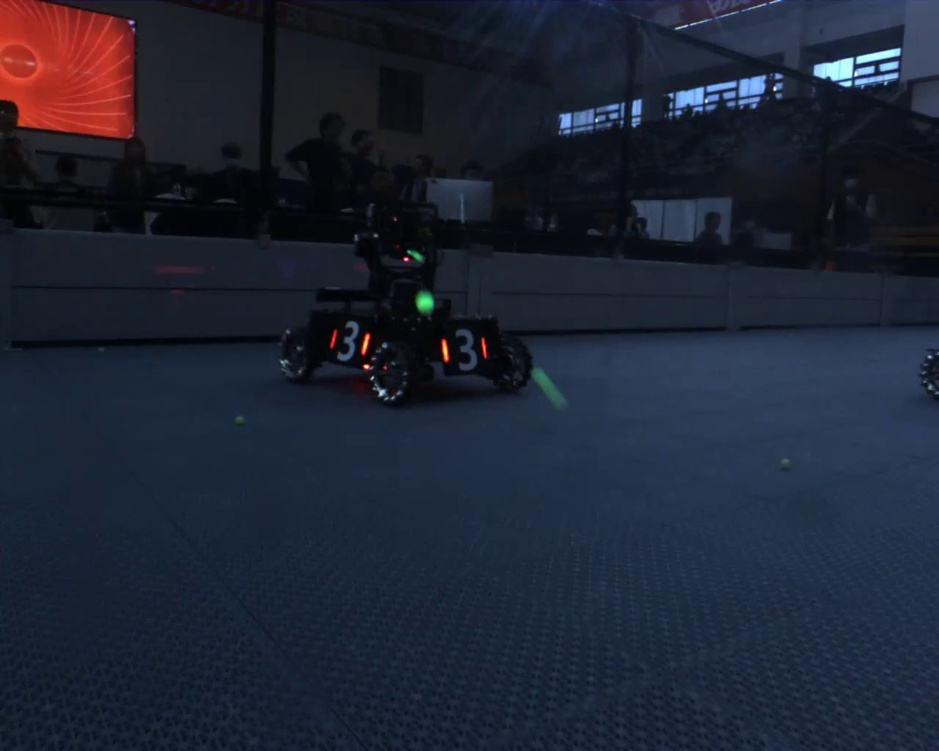
#> input picture resources/707.jpg, 939 x 751 px, shrunk from 1280 x 1024 before the run
$ python -i common.py   (imports and definitions only)
#> lines starting #> are read from the running program, lines starting #| are printed output that depends on the picture; after the words box and inside, x2 and y2 are one past the last pixel; in counts of white or black regions, pixels touching at a corner belong together
#> further down, picture is the input picture: shape (751, 939, 3); mean B, G, R 51.6, 36.3, 30.4
"""
common.py
对于所有类都有用的函数
对上海交通大学源代码进行了一些删减
最终修改 by 李龙 2021/1/14
"""
import numpy as np
import cv2


# [124 lines left out: functions is_inside, is_inside_polygon, res_decode, armor_filter, not called in this run]


def car_classify(frame_m, red=True):
    """
    亮度阈值加HSV判断车辆颜色

    :param frame_m:输入图像（可以是ROI)
    :param red:判断为红还是蓝

    :return: 判断结果
    """
#> called with red = True

    # 根据待检测的颜色初始化色调范围
    if red:
        l = 10
        h = 30
    else:
        l = 88
        h = 128
    intensity_thre = 200
    channel_thre = 150

    frame_ii = np.zeros((frame_m.shape[0], frame_m.shape[1]), dtype=np.uint8)
    # intensity threshold
    gray = cv2.cvtColor(frame_m, cv2.COLOR_BGR2GRAY)
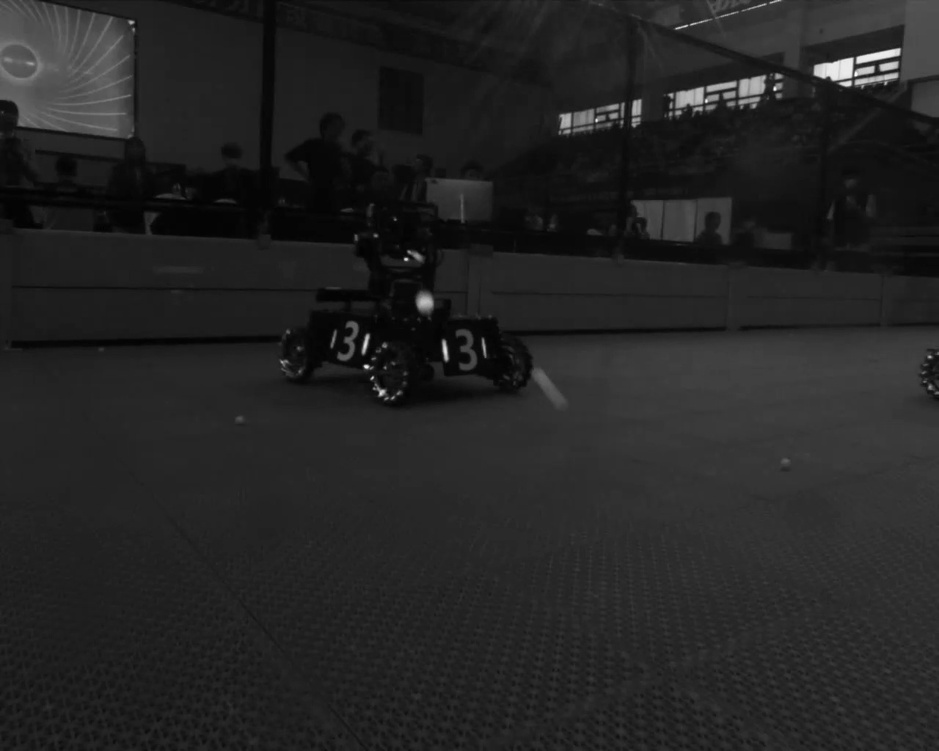
#> gray: shape (751, 939); min 0, max 252, mean 36.3
    gray = cv2.medianBlur(gray, 5)
    # 判断图像每个像素的颜色深度是否达标，过小则不计入
    mask_intensity = gray > intensity_thre
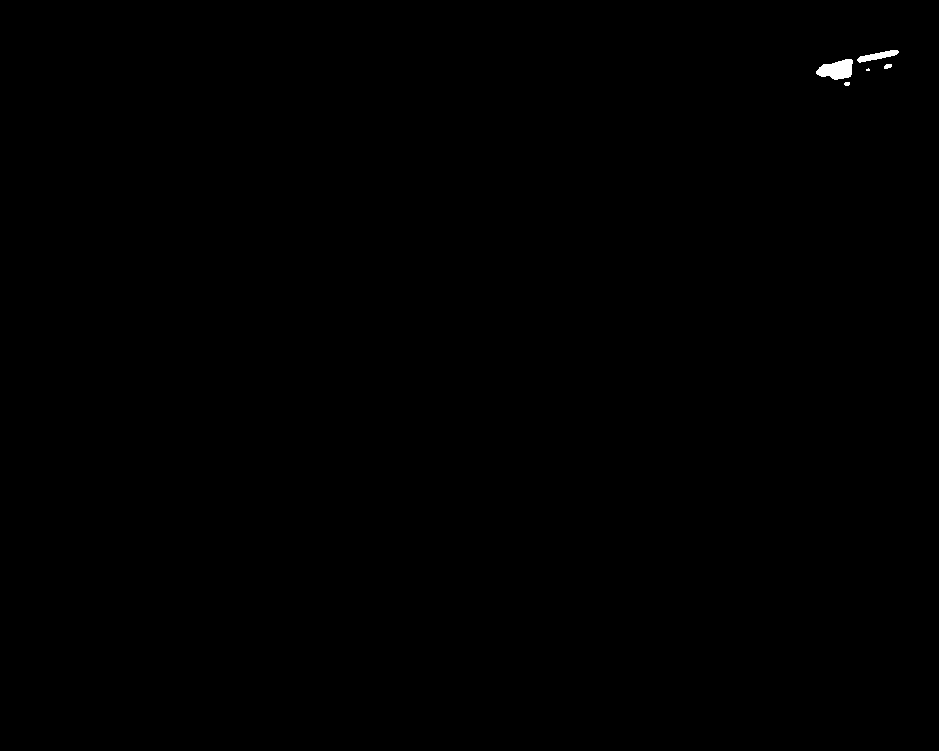
#> mask_intensity: shape (751, 939) bool; 0.12% white; 5 white regions (1 under 20 px), largest, box (x1, y1, x2, y2) and area: (816, 59, 853, 80) 532, (857, 50, 899, 63) 247, (884, 64, 892, 69) 32, (844, 82, 850, 86) 21
    frame_hsv = cv2.cvtColor(frame_m, cv2.COLOR_BGR2HSV)
#> frame_hsv: shape (751, 939, 3); mean H, S, V 107.6, 124.6, 54.9
    # 判断HSV三通道图像中每个像素的色调H是否在开区间(l,h)内
    mask = np.logical_and(frame_hsv[:, :, 0] < h, frame_hsv[:, :, 0] > l)
#> mask: shape (751, 939) bool; 0.11% white; 50 white regions (43 under 20 px), largest, box (x1, y1, x2, y2) and area: (904, 230, 939, 242) 196, (6, 144, 24, 164) 158, (3, 127, 16, 134) 55
    b, g, r = cv2.split(frame_m)
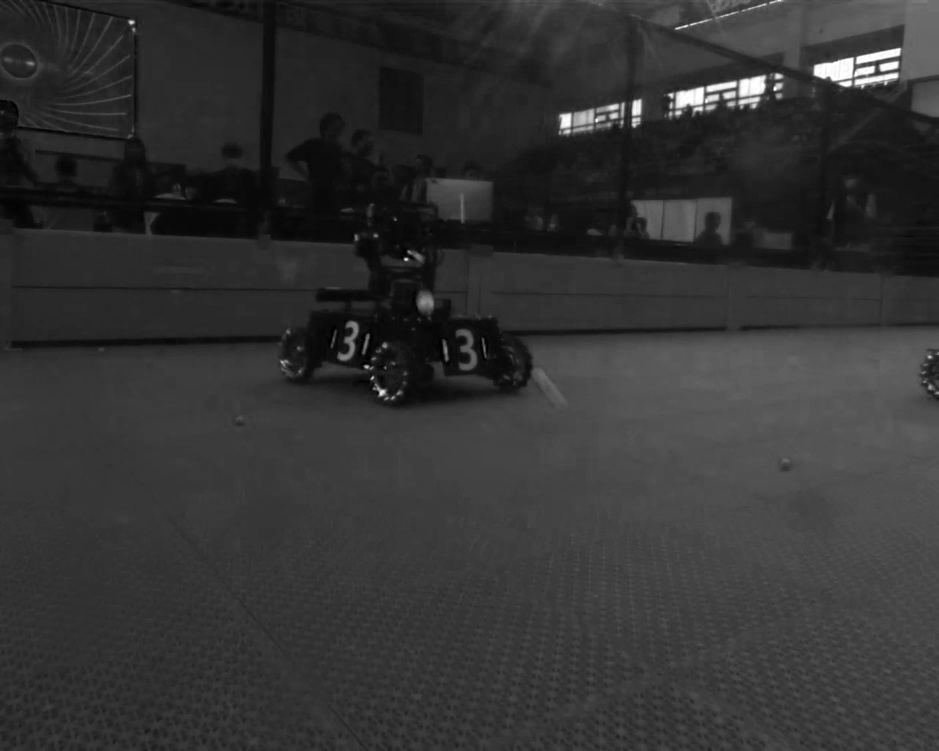
#> b: shape (751, 939); min 0, max 255, mean 51.6
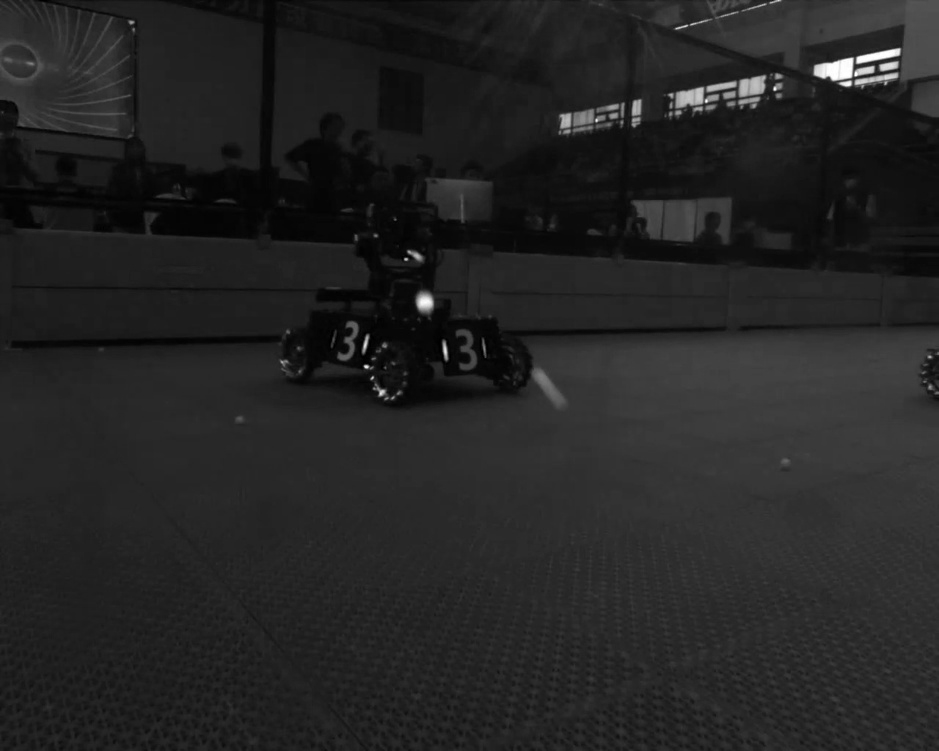
#> g: shape (751, 939); min 0, max 255, mean 36.3
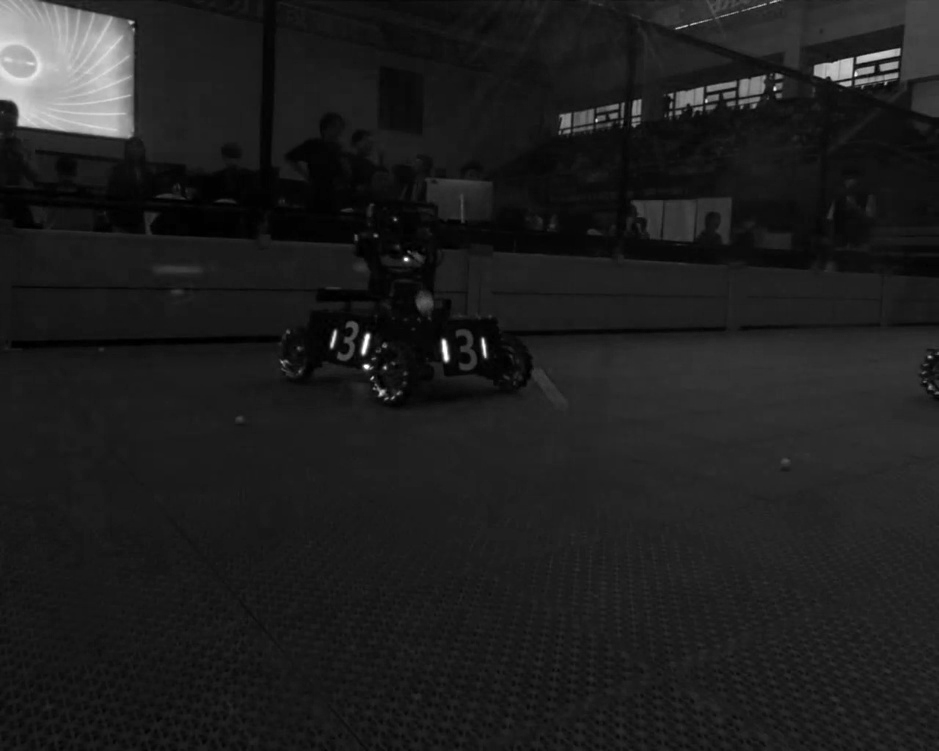
#> r: shape (751, 939); min 0, max 255, mean 30.4
    # 通道差阈值过滤
    # 判断BGR三通道图像中每个像素的红色（或蓝色）特征是否明显
    if red:
        mask_color = (r - b) > channel_thre
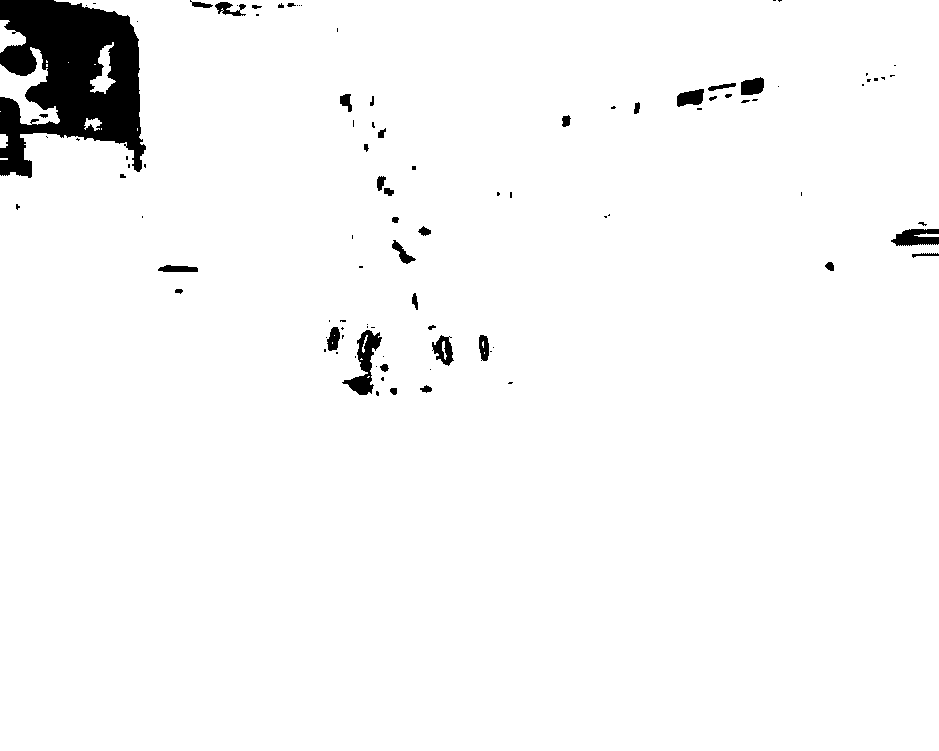
#> mask_color: shape (751, 939) bool; 96.9% white; 98 black regions (60 under 20 px), largest, box (x1, y1, x2, y2) and area: (0, 0, 146, 178) 16474, (342, 330, 382, 395) 980, (891, 229, 939, 246) 593
    else:
        mask_color = (b - r) > channel_thre
    # 二值化，同时符合三次判断的像素点，在灰度矩阵frame_ii上绘制为255灰度
    frame_ii[np.logical_and(np.logical_and(mask, mask_color), mask_intensity)] = 255
    kernel = cv2.getStructuringElement(cv2.MORPH_RECT, (5, 5))
    #
    frame_ii = cv2.dilate(frame_ii, kernel)
    # 非检测出来的红色（或蓝色）区域灰度设置为0，便于边缘检测
    gray[frame_ii < 200] = 0
#> gray: shape (751, 939); every value is 0
    contours, _ = cv2.findContours(gray, cv2.RETR_EXTERNAL, cv2.CHAIN_APPROX_SIMPLE)
#> contours = []
    flag = False
    for c in contours:
        # 防止小块噪点被统计
        if cv2.contourArea(c) > 5:
            flag = True
#> this loop made 0 passes
    return flag

>>> import cv2
>>> picture = cv2.imread('../resources/707.jpg')
>>> result = car_classify(picture)
#> result = False

$ run again, on resources/beijing.png
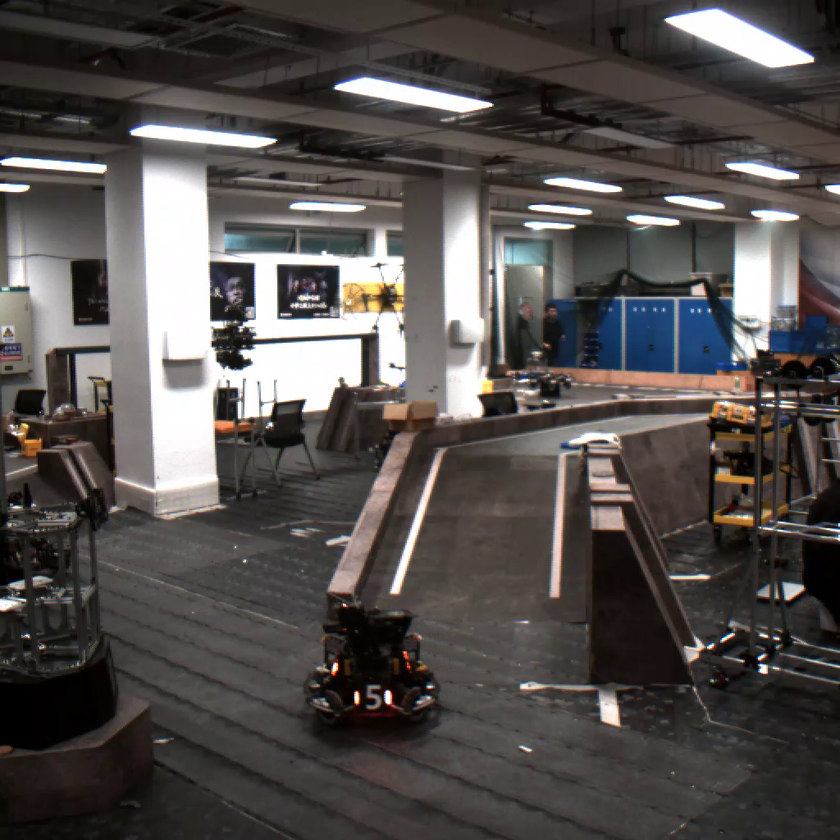
#> input picture resources/beijing.png, 840 x 840 px, shrunk from 1024 x 1024 before the run
#> picture is the input picture: shape (840, 840, 3); mean B, G, R 77.8, 79.6, 83.9
#> in car_classify, `mask_intensity = gray > intensity_thre`:
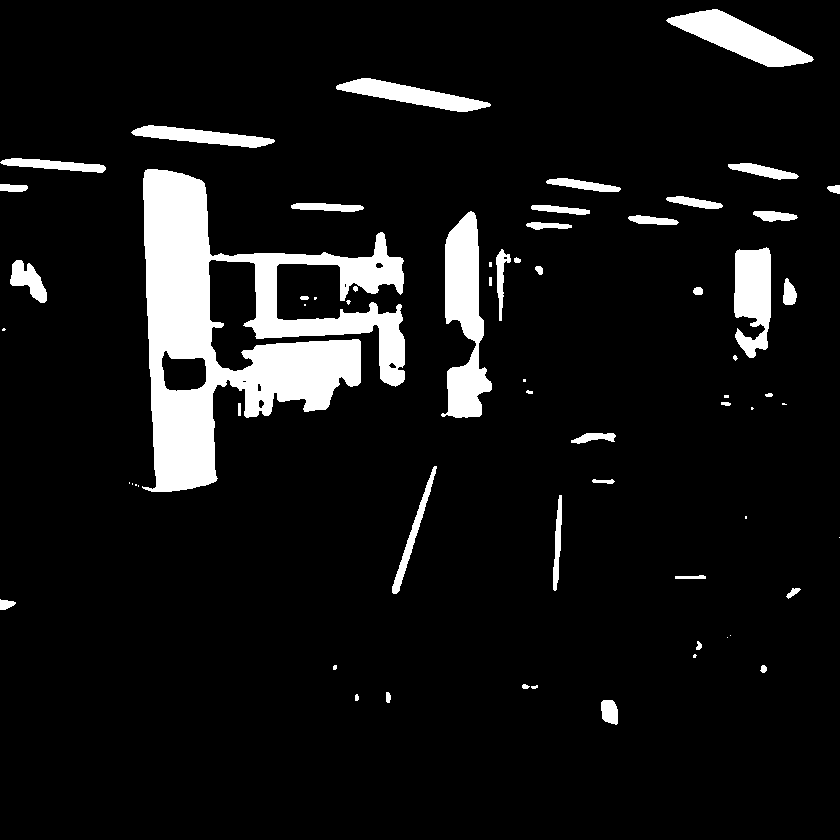
#> mask_intensity: shape (840, 840) bool; 8.6% white; 64 white regions (20 under 20 px), largest, box (x1, y1, x2, y2) and area: (142, 169, 405, 492) 34956, (441, 211, 492, 418) 5818, (666, 9, 814, 67) 3694
#> frame_hsv: shape (840, 840, 3); mean H, S, V 40.4, 44.8, 86.6
#> mask: shape (840, 840) bool; 37.6% white; 3257 white regions (2746 under 20 px), largest, box (x1, y1, x2, y2) and area: (379, 482, 730, 840) 39335, (0, 0, 427, 243) 31737, (203, 53, 591, 445) 27569
#> in car_classify, `mask_color = (r - b) > channel_thre`:
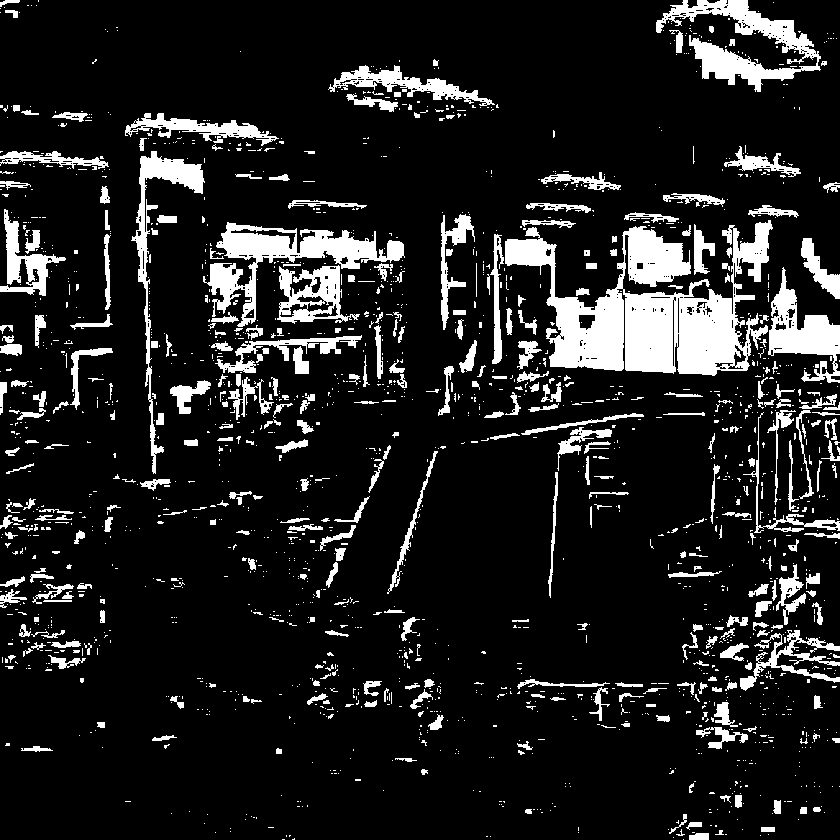
#> mask_color: shape (840, 840) bool; 12.7% white; 1926 white regions (1567 under 20 px)
#> contours = 4 contours; box (x1, y1, x2, y2) and area: (374, 282, 384, 295) 56, (396, 302, 404, 310) 38, (487, 381, 494, 388) 34, (375, 306, 380, 312) 20
#> the loop in car_classify, `for c in contours:` made 4 passes
#> c on pass 2: [[375, 306], [375, 311], [379, 311], [379, 306]]
#> result = True
